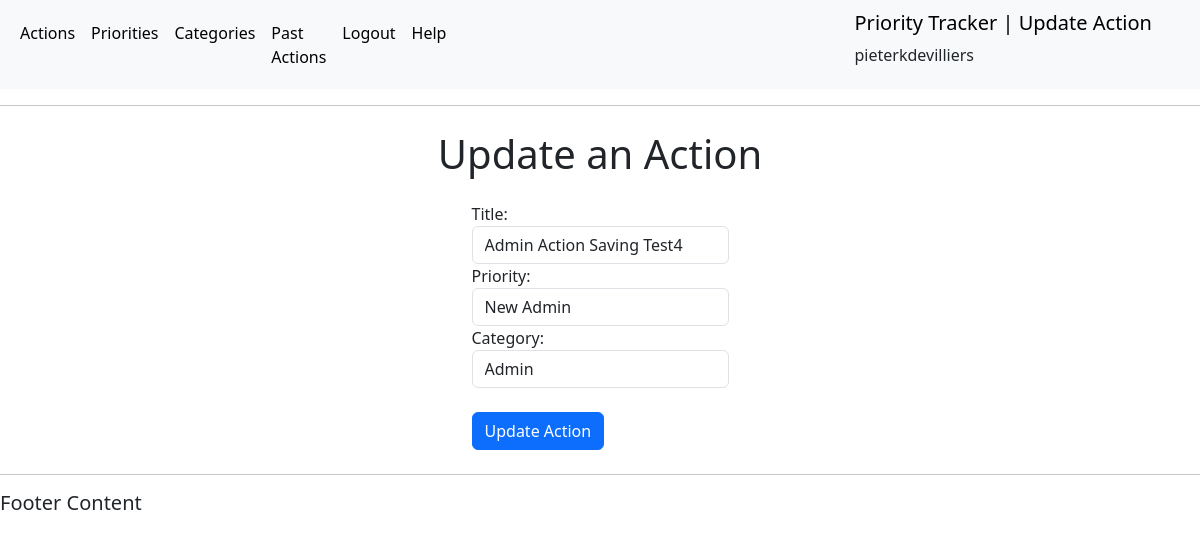
Page /update-action/63/ (signed in) on the committed database.
### actions/models.py (models this page shows, shortened)
class User(AbstractUser):
    email = models.EmailField(unique=True)

class Action(models.Model):
    title = models.CharField(max_length=50, null=False, blank=False)
    tracked_time = models.DurationField(null=True, blank=True)
    active_tracked_time = models.DurationField(null=True, blank=True)
    tracked_start = models.DateTimeField(null=True, blank=True)
    tracked_stop = models.DateTimeField(null=True, blank=True)
    done_status = models.BooleanField(null=False, blank=False, default=False)
    action_date = models.DateField(auto_now_add=True)
    tracking_status = models.BooleanField(null=False, blank=False, default=False)
    category = models.ForeignKey(
        Category, on_delete=models.CASCADE, null=True, blank=True)
    priority = models.ForeignKey(
        Priority, on_delete=models.CASCADE, null=True, blank=True, limit_choices_to={'activeStatus': True})
    user = models.ForeignKey(
        settings.AUTH_USER_MODEL, on_delete=models.CASCADE, related_name="action", null=True)

class Priority(models.Model):
    title = models.CharField(max_length=50, null=False, blank=False)
    description = models.CharField(max_length=150)
    activeStatus = models.BooleanField(null=False, blank=False, default=True)
    category = models.ForeignKey(
        Category, on_delete=models.CASCADE, null=True, blank=True)
    user = models.ForeignKey(
        settings.AUTH_USER_MODEL, on_delete=models.CASCADE, related_name="priorities", null=True)
    def __str__(self):
        return str(self.title)

class Category(models.Model):
    title = models.CharField(max_length=50, null=False, blank=False)
    description = models.CharField(max_length=150)
    user = models.ForeignKey(
        settings.AUTH_USER_MODEL, on_delete=models.CASCADE, related_name="categories", null=True)
    def __str__(self):
        return str(self.title)

### actions/views.py (the view)
# urls.py: path('update-action/<str:pk>/', views.update_action, name='update_action'),
@login_required(login_url='login')
def update_action(request, pk):
    action = get_object_or_404(Action, id=pk)
    actionform = UpdateActionForm(instance=action)
    current_user = request.user
    user_id = current_user.id
    username = current_user.username
    page_title = 'Update Action'
    if request.method == "POST":
        actionform = UpdateActionForm(request.POST, instance=action)
        if actionform.is_valid():
            actionform.save()
            messages.success(request, "Action updated successfully")
            return redirect('/actions/')
    context = {
        'actionform': actionform,
        "username": username,
        "user_id": user_id,
        'page_title': page_title
        }
    return render(request, 'actions/update_action.html', context)

### actions/forms.py
class UpdateActionForm(ModelForm):
    class Meta:
        model = Action
        fields = ['title', 'priority', 'category']
        widgets = {
                'title': forms.TextInput(attrs={'class': 'form-control'}),
                'priority': forms.Select(attrs={'class': 'form-control'}),
                'category': forms.Select(attrs={'class': 'form-control'}),
            }

### actions/templates/actions/update_action.html (shortened to what this page needs)
{% extends 'actions/main.html' %}
{% block content %}
<body>
    <h1 class="d-flex p-2 justify-content-center">Update an Action</h1>
    <div class="d-flex justify-content-center mb-3 form-group p-2">
        <form method="POST" action="">
            {{actionform}}
            <br>
            <button class="btn btn-primary" type="submit" name="Update Action">Update Action</button>
        </form>
    </div>
</body>
{% endblock %}

### actions/templates/actions/main.html (shortened to what this page needs)
<!DOCTYPE html>
<html lang="en">
<head>
    {% load static %}
    <link href="https://cdn.jsdelivr.net/npm/bootstrap@5.3.0-alpha1/dist/css/bootstrap.min.css" rel="stylesheet">
    <link href="https://cdnjs.cloudflare.com/ajax/libs/font-awesome/6.2.1/css/all.min.css" rel="stylesheet" type="text/css">
    <link href="{% static 'css/style.css' %}" rel="stylesheet" type="text/css">
</head>
<body>
    <nav class="navbar navbar-expand-lg bg-body-tertiary">
        <div class="container-fluid">
          <div class="collapse navbar-collapse" id="navbarSupportedContent">
            <ul class="navbar-nav me-auto mb-2 mb-lg-0">
              <li class="nav-item">
                <a class="nav-link active" aria-current="page" href="{% url 'get_action_list' %}">Actions</a>
              </li>
              <li class="nav-item">
                <a class="nav-link active" aria-current="page" href="{% url 'get_priorities_list' %}">Priorities</a>
              </li>
              <li class="nav-item">
                <a class="nav-link active" aria-current="page" href="{% url 'get_categories_list' %}">Categories</a>
              </li>
              <li class="nav-item">
                <a id="get-filtered-actions" class="nav-link active" aria-current="page" href="{% url 'get_filtered_action_list' %}">Past Actions</a>
              </li>
              <li class="nav-item">
                <a class="nav-link active" aria-current="page" href="{% url 'logout' %}">Logout</a>
              </li>
              <li class="nav-item">
                <a class="nav-link active" aria-current="page" href="{% url 'help' %}">Help</a>
              </li>
            </ul>
          </div>
          <div class="container d-flex justify-content-end">
            <div>
              <a class="navbar-brand p-2" href="/actions">Priority Tracker | {{ page_title }}</a>
              <h6 class="p-2">{{ username }}</h6>
            </div>
          </div>
        </div>
      </nav>
    <hr>
    {% block content %}
    {% endblock %}
    <hr>
    <h5>Footer Content</h5>
</body>
</html>

### static/css/style.css (style rules this page uses)
a { text-decoration: none; }

### rows in the picture
User: username "pieterkdevilliers"
Action: title "Admin Action Saving Test4", priority "New Admin", category "Admin"

### other values in the picture
{{ page_title }} "Update Action"
